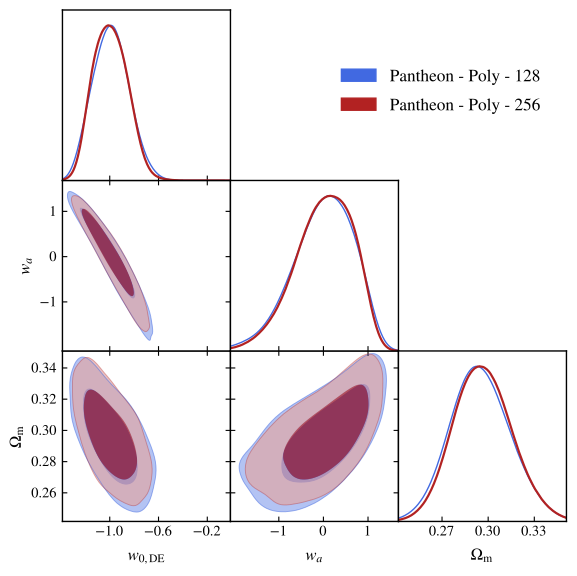

This figure's Python source:
import getdist.plots as gplot
from getdist import MCSamples
from getdist import loadMCSamples
import os
import matplotlib
import subprocess
import matplotlib.pyplot as plt
import numpy as np

#DELETE TMP FILES
subprocess.Popen("rm .VM_P3_TMP[0-9].*", shell=True, cwd=".")

# GENERAL PLOT OPTIONS
matplotlib.rcParams['mathtext.fontset'] = 'stix'
matplotlib.rcParams['font.family'] = 'STIXGeneral'
matplotlib.rcParams['mathtext.rm'] = 'Bitstream Vera Sans'
matplotlib.rcParams['mathtext.it'] = 'Bitstream Vera Sans:italic'
matplotlib.rcParams['mathtext.bf'] = 'Bitstream Vera Sans:bold'
matplotlib.rcParams['xtick.bottom'] = True
matplotlib.rcParams['xtick.top'] = False
matplotlib.rcParams['ytick.right'] = False
matplotlib.rcParams['axes.edgecolor'] = 'black'
matplotlib.rcParams['axes.linewidth'] = '1.0'
matplotlib.rcParams['axes.labelsize'] = 'medium'
matplotlib.rcParams['axes.grid'] = True
matplotlib.rcParams['grid.linewidth'] = '0.0'
matplotlib.rcParams['grid.alpha'] = '0.18'
matplotlib.rcParams['grid.color'] = 'lightgray'
matplotlib.rcParams['legend.labelspacing'] = 0.77
matplotlib.rcParams['savefig.bbox'] = 'tight'
matplotlib.rcParams['savefig.format'] = 'pdf'

# ADDING NEFF AS DERIVED PARAMETER
parameter = [u'w',u'wa',u'omegam']
chaindir=r'.'
root_chains = ('EXAMPLE_POLY1','EXAMPLE_POLY1V2')

analysissettings={'smooth_scale_1D':0.45,'smooth_scale_2D':0.45,'ignore_rows': u'0.0',
'range_confidence' : u'0.025'}

# --------------------------------------------------------------------------------
# --------------------------------------------------------------------------------
# --------------------------------------------------------------------------------
samples=loadMCSamples('./' + root_chains[1],settings=analysissettings) 
p = samples.getParams()
# --------------------------------------------------------------------------------
samples.addDerived(np.exp(p.logA)/10.0,name='1e9As',label='{10^9\\rm A_s}',
range=[np.exp(samples.getLower('logA'))/10.0,np.exp(samples.getUpper('logA'))/10.0])
# --------------------------------------------------------------------------------
samples.addDerived(p.omegach2*10.0,name='10omegach2',label='{10 \Omega_c h^2}',
range=[samples.getLower('omegach2')*10.0,samples.getUpper('omegach2')*10.0])
# --------------------------------------------------------------------------------
samples.addDerived(p.omegabh2*100.0,name='100omegabh2',label='{100 \Omega_b h^2}',
range=[samples.getLower('omegabh2')*100.0,samples.getUpper('omegabh2')*100.0])
# --------------------------------------------------------------------------------
samples.addDerived(p.ns*10.0,name='10ns',label='{10 n_s}',
range=[samples.getLower('ns')*10.0,samples.getUpper('ns')*10.0])
# --------------------------------------------------------------------------------
samples.addDerived(p.w0pwa-p.w,name='wa',label='{w_a}')
# --------------------------------------------------------------------------------
samples.saveAsText('.VM_P3_TMP1')
# --------------------------------------------------------------------------------
# --------------------------------------------------------------------------------
# --------------------------------------------------------------------------------
samples=loadMCSamples('./' + root_chains[0],settings=analysissettings)
p = samples.getParams()
# --------------------------------------------------------------------------------
samples.addDerived(np.exp(p.logA)/10.0,name='1e9As',label='{10^9\\rm A_s}',
range=[np.exp(samples.getLower('logA'))/10.0,np.exp(samples.getUpper('logA'))/10.0])
# --------------------------------------------------------------------------------
samples.addDerived(p.omegach2*10.0,name='10omegach2',label='{10 \Omega_c h^2}',
range=[samples.getLower('omegach2')*10.0,samples.getUpper('omegach2')*10.0])
# --------------------------------------------------------------------------------
samples.addDerived(p.omegabh2*100.0,name='100omegabh2',label='{100 \Omega_b h^2}',
range=[samples.getLower('omegabh2')*100.0,samples.getUpper('omegabh2')*100.0])
# --------------------------------------------------------------------------------
samples.addDerived(p.ns*10.0,name='10ns',label='{10 n_s}',
range=[samples.getLower('ns')*10.0,samples.getUpper('ns')*10.0])
# --------------------------------------------------------------------------------
samples.addDerived(p.w0pwa-p.w,name='wa',label='{w_a}')
# --------------------------------------------------------------------------------
samples.saveAsText('.VM_P3_TMP2')


#GET DIST PLOT SETUP
g=gplot.getSubplotPlotter(chain_dir=chaindir,
analysis_settings=analysissettings,width_inch=5.9)
g.settings.lw_contour = 1.2
g.settings.legend_rect_border = False
g.settings.figure_legend_frame = False
g.settings.axes_fontsize = 13.5
g.settings.legend_fontsize = 15.5
g.settings.alpha_filled_add = 0.7
g.settings.lab_fontsize=15
g.legend_labels=False

param_3d = None
g.triangle_plot(['.VM_P3_TMP1','.VM_P3_TMP2'],parameter,
plot_3d_with_param=param_3d,line_args=[
{'lw': 1.0,'ls': 'solid', 'color':'royalblue'},
{'lw': 1.6,'ls': 'solid', 'color':'firebrick'}],
contour_colors=['royalblue','firebrick'],
filled=True,shaded=False,
legend_labels=['Pantheon - Poly - 128','Pantheon - Poly - 256'],legend_loc=(0.58,0.79),
imax_shaded=0)
g.export()

#DELETE TMP FILES
subprocess.Popen("rm .VM_P3_TMP[0-9].*", shell=True, cwd=".")
